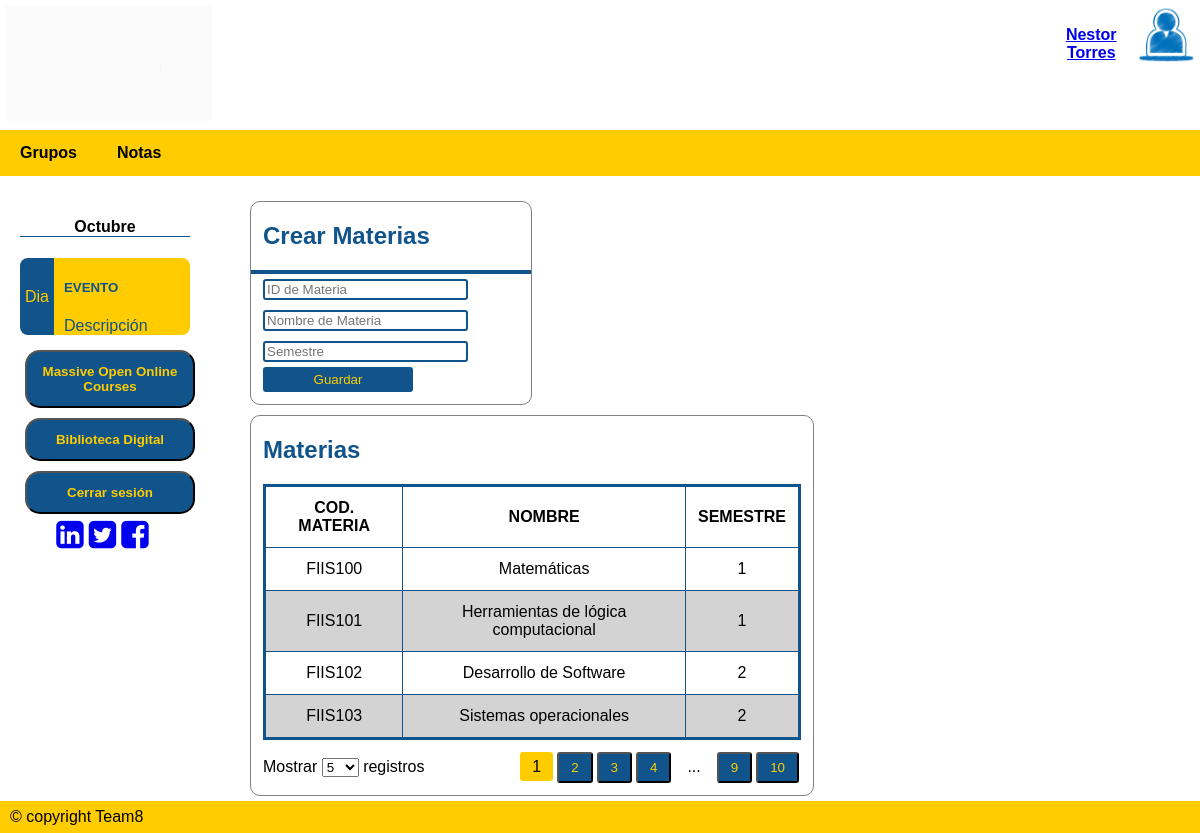
The app's page /registroMat/ (signed in), older data.
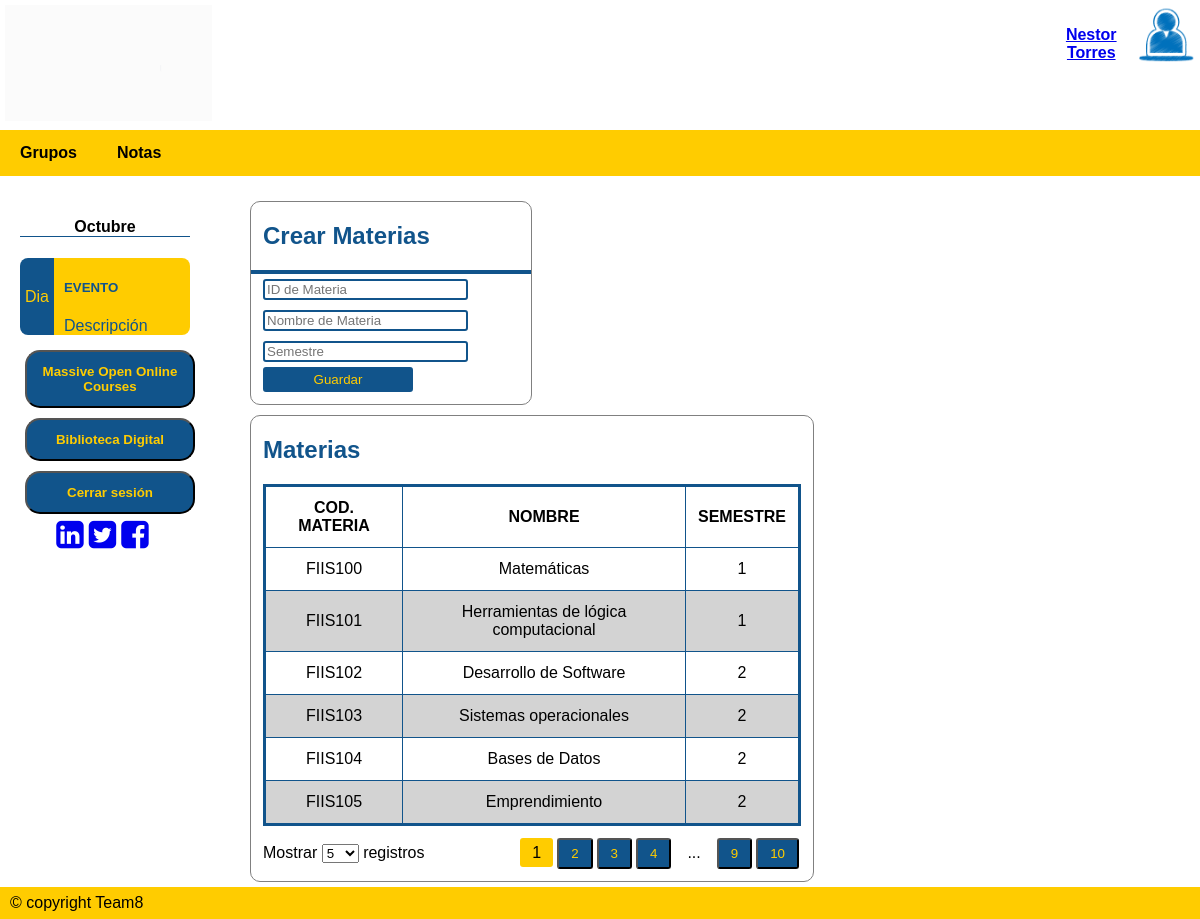
The same page, newer data.
### tables this page shows
CREATE TABLE Materias (CodMateria VARCHAR (20) NOT NULL PRIMARY KEY, Nombre VARCHAR NOT NULL, Semestre INTEGER NOT NULL);

### APP.py (the view, shortened to what this page needs)
@app.route('/registroMat/',methods=['GET','POST'])
def registro_materias():
    if request.method == 'GET':
        if "nom" in session and session['tipoU'] == "1":
            perfnom = session['nom']
            sql = f'SELECT * FROM Materias'
            resMat = seleccion(sql)
            print(resMat)
            return render_template ('AdminMaterias.html', materias=resMat, nombres= perfnom, data=[('/registroGrup/', 'Grupos'), ('/ResumenNotas/', 'Notas')])
        else:
            flash("Inicie sesión para utilizar plataforma")
            return render_template ('index.html')

### dB.py (called while the page is built)
def seleccion(sql) -> list:
    try:
        with sqlite3.connect(URL_DB) as con:        # Conectarse a la base de datos con manejador de contextos(Cierra la BD cuando se deje de utilizar)
            cur = con.cursor()                      # Crea un área intermedia para gestión de los contenidos
            res = cur.execute(sql).fetchall()       # Se obtienen los registros devueltos
    except:
        res = None
    return res

### templates/AdminMaterias.html (shortened to what this page needs)
{% extends "plantilla.html" %}
{% block cuerpo %}
<div class="Containermain" style="width: 100%; background-color: white;">
    <div class="aside">
        <div class="event-container">
            <h4 class="mes">Octubre</h4>
            <div class="event">
                <div class="event-left"><p>Dia</p></div>
                <div class="event-right">
                    <h5 style="text-transform: uppercase;">Evento</h5>
                    <div>Descripción</div>
                </div>
            </div>
        </div>
        <a href="https://www.mooc.org/es/" target="_blank"><button><b>Massive Open Online Courses</b></button></a>
        <a href="https://www.wdl.org/es/" target="_blank"><button><b>Biblioteca Digital</b></button></a>
        <a href="/logout/"><button><b>Cerrar sesión</b></button></a>
        <div class="social-container">
            <a href="https://co.linkedin.com/school/universidad-de-la-salle/" target="_blank" style="margin-right: 5px;"> <i class="fa fa-linkedin-square fa-2x"></i></a>
            <a href="https://twitter.com/unisalle?ref_src=twsrc%5Egoogle%7Ctwcamp%5Eserp%7Ctwgr%5Eauthor" target="_blank" style="margin-right: 5px;"> <i class="fa fa-twitter-square fa-2x"></i></a>
            <a href="https://www.facebook.com/U.deLaSalle/" target="_blank" style="margin-right: 5px;"> <i class="fa fa-facebook-square fa-2x"></i></a>
        </div>
    </div>
    <div class="right">
        <div class="marco" style="margin-top: 20px; width: 30%;">
            <h2>Crear Materias</h2>
            <div class=container-uploadact style="padding-right: 12px; padding-bottom: 12px; padding-left: 12px; border-top: 4px solid rgb(17, 84,139);">
                <form action="/registroMat/" method="POST" name="registroMat">
                    <input class="controls" type="text" name="iddemateria" required autofocus size="40" placeholder="ID de Materia">
                    <input class="controls" type="text" name="nombremat" required size="40" placeholder="Nombre de Materia">
                    <input class="controls" type="text" name="semestre" required size="40" placeholder="Semestre"><br/>
                    <input type="submit" value="Guardar" style="background-color: rgb(17, 84,139); color: rgb(255, 204,0); width: 150px; height: 25px;"><br/>
                </form>
            </div>
        </div>
        <div class="marco" style="margin-top: 10px; width: 60%;">
            <h2>Materias</h2>
            <div class="datatable-container">
                <div style="padding-left: 12px; padding-right: 12px;">
                    <table class="datatable">
                        <thead>
                            <tr>
                                <th>COD. MATERIA</th>
                                <th>NOMBRE</th>
                                <th>SEMESTRE</th>
                            </tr>
                        </thead>
                        <tbody>
                            {%for materia in materias%}
                                <tr>
                                    <td>{{ materia.0 }}</td>
                                    <td>{{ materia.1 }}</td>
                                    <td>{{ materia.2 }}</td>
                                </tr>
                            {% endfor %}
                        </tbody>
                    </table>
                </div>
                <div class="footer-tools">
                    <div class="list-items">
                        Mostrar
                        <select name="n-entries" id="n-entries" class="n-entries">
                            <option value="5">5</option>
                        </select>
                        registros
                    </div>
                    <div class="pages">
                        <ul>
                            <li><span class="active">1</span></li>
                            <li><button>2</button></li>
                            <li><button>3</button></li>
                            <li><button>4</button></li>
                            <li><span>...</span></li>
                            <li><button>9</button></li>
                            <li><button>10</button></li>
                        </ul>
                    </div>
                </div>
            </div>
        </div>
    </div>
</div>
{% endblock %}

### templates/plantilla.html (shortened to what this page needs)
<!DOCTYPE html>
<html lang="es">
<head>
    <link rel="stylesheet" type="text/css" href="{{ url_for('static', filename='css/estilo.css')}}">
    <link rel='stylesheet' type='text/css' href="{{url_for('static', filename='css/estiloadmin.css'
        )}}">
    <link rel='stylesheet' type='text/css' href="{{url_for('static', filename='css/estiloinfdeest.css' )}}">
    <link rel='stylesheet' type='text/css' href="{{url_for('static', filename='css/estiloactyretro.css'
        )}}">
    <link rel="stylesheet" href="https://cdnjs.cloudflare.com/ajax/libs/font-awesome/4.7.0/css/font-awesome.min.css">
</head>
<body>
    <div class="containerheader">
        <div class="boxheader">
            <a href="/paginicio/"><img src="{{url_for('static', filename='img/LA_SALLE_AN.gif')}}" alt="ULogo" style="width:90%; height:auto;" />
            </a>
        </div>
        <div class="boxheader"></div>
        <div class="boxheader"></div>
        <div class="boxheader"></div>
        <div class="boxheader">
            <div style="width: auto;">
                <img src="{{url_for('static', filename='img/user2.ico' )}}" alt="User" style="width:25%;height:auto; float: right;" />
            </div>
            <div style="width: auto; text-align: center; padding-left: 80px;">
                <a href="/perfil">
                    <h4><b>{{nombres}}</b></h4>
                </a>
            </div>
        </div>
    </div>
    <div class="navbar">
        {%for opc in data%}
	    <a href="{{ opc.0 }}"><b>{{ opc.1 }}</b></a>
        {% endfor %}
    </div>
    {% block cuerpo %}
    {% endblock %}
    <div class="footer">
        <a href="#">© copyright Team8</a>
    </div>
</body>
</html>

### static/css/estilo.css (style rules this page uses)
* { box-sizing : border-box; }
body { font-family : Arial, Helvetica, sans-serif; margin : 0; }
.containerheader { display : flex; }
.boxheader { width : 300px; height : auto; padding : 5px; background-color : white; }
.navbar { list-style : none; display : flex; background-color : rgb(255, 204,0); }
.navbar a { color : black; text-decoration : none; padding : 14px 20px; text-align : center; }
.Containermain { display : flex; }
.footer { left : 0px; list-style : none; display : flex; background-color : rgb(255, 204,0); bottom : 0px; width : 100%; }
.footer a { color : black; text-decoration : none; padding : 7px 10px; text-align : center; }
tbody { align-items : center; }

### static/css/estiloadmin.css (style rules this page uses)
table { border-collapse: collapse; border: solid rgb(17, 84,139); }
th, td { padding: 4px 10px; border: solid 1px rgb(17, 84,139); text-align: center; }
button { background-color: rgb(17, 84,139); color: rgb(255, 204,0); border-radius: 5px; }
.aside { padding-top : 20px; padding-left : 20px; padding-right : 50px; list-style : none; display : flex; flex-direction : column; background-color : white; width: 20%; }
.aside button { width : 170px; background-color : rgb(17, 84,139); color : rgb(255, 204,0); text-decoration : none; padding : 12px 15px; text-align : center; margin : 5px; border-radius : 15px; }
.right { width: 80%; padding: 5px 10px; }
input { border-radius : 3px; border : solid 2px rgb(17, 84,139); }

### static/css/estiloinfdeest.css (style rules this page uses)
:root { --primary-color : rgb(255, 204,0); --secondary-color : rgb(17, 84,139); --dt-status-Activa-color : greenyellow; --dt-status-Finalizada-color : lightgrey; --dt-border-radius : 3px; --dt-border : solid 2px rgb(17, 84,139); --dt-padding : 12px; --dt-padding-s : 6px; --dt-padding-xs : 2px; --dt-border-color: var(--primary-color); }
.marco { border : solid 1px grey; border-radius : 10px; }
h2 { color : rgb(17, 84,139); padding-left : var(--dt-padding); }
.datatable-container .footer-tools { padding: var(--dt-padding); display: flex; align-items: baseline; }
.datatable-container .footer-tools .list-items { width: 50%; }
.datatable-container .footer-tools .pages { margin-left: auto; margin-right: 0; width: 50%; }
.datatable-container .footer-tools .pages ul { margin: 0; padding: 0; display: flex; align-items: baseline; justify-content: flex-end; }
.datatable-container .footer-tools .pages ul li { display: inline-block; margin: 0 var(--dt-padding-xs); }
.datatable-container .footer-tools .pages ul li button, .datatable-container .header-tools .tools ul li button { width: 100%; box-sizing: border-box; border-radius: var(--dt-border-radius); }
.datatable-container .footer-tools .pages ul li span.active { background-color: var(--primary-color); border-radius: var(--dt-border-radius) }
.datatable-container .footer-tools .pages ul li button, .datatable-container .footer-tools .pages ul li span, .datatable-container .header-tools .tools ul li button { padding: var(--dt-padding-s) var(--dt-padding); }
.datatable-container .datatable { border-collapse: collapse; width: 100%; }
.datatable-container .datatable, .datatable-container .datatable th, .datatable-container .datatable td { padding: var(--dt-padding) var(--dt-padding); }
.datatable-container .datatable tbody tr:nth-child(even) { background-color: lightgray; }

### static/css/estiloactyretro.css (style rules this page uses)
.event-container { width: 100%; margin: 0 auto; }
.event-container h4.mes { text-align: center; border-bottom: 1px solid rgb(17, 84,139); }
.event-container .event { display: flex; margin: 10px 0; }
.event .event-left { background-color: rgb(17, 84,139); width: 20%; display: flex; align-items: center; justify-content: center; color: rgb(255, 204,0); padding: 3px 10px; text-align: center; border-radius: 8px 0 0 8px; }
.event .event-right { background-color: rgb(255, 204,0); display: flex; width: 80%; color: rgb(17, 84,139); flex-direction: column; justify-content: center; padding: 0 10px; border-radius: 0 8px 8px 0; }
.social-container { display: flex; flex-direction: row; justify-content: center; }
.controls { width: 80%; margin-top: 5px; margin-bottom: 5px; }

Row changes from the older to the newer data that the page shows:
added Materias: CodMateria "FIIS104", Nombre "Bases de Datos", Semestre "2"
added Materias: CodMateria "FIIS105", Nombre "Emprendimiento", Semestre "2"
